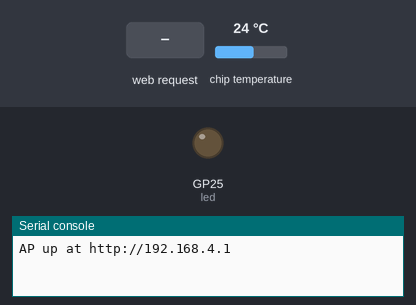
Bench run of a program on a simulated Raspberry Pi Pico running MicroPython. Parts: output pins drawn as LEDs (lit = HIGH), the last lines printed to the serial console. Inputs (shaded band) come from the test bench; at power-on: chip temperature 24 °C. The board's own WiFi access point starts at once.

Above: at 1.2 s.
1.3 s: HTTP request GET /lighton received
At 2.2 s:
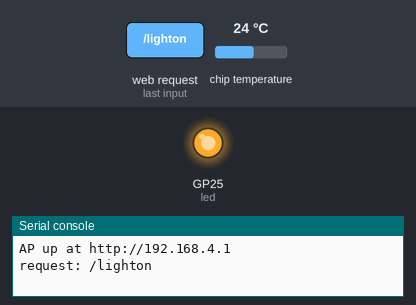
4.3 s: HTTP request GET /lightoff received
At 5.7 s:
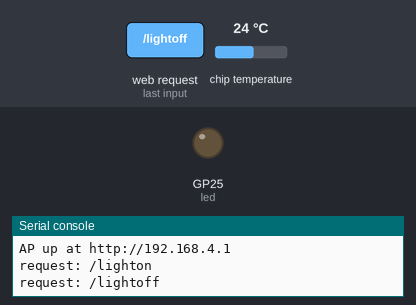
Timing chart, 0 to 7.3 s (numbered marks = the images above; inputs shaded):
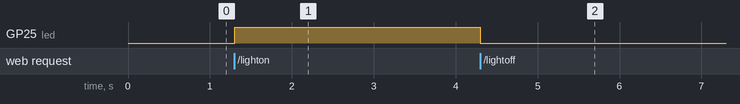

The program:

web_server.py
```python
# Pico W portable wifi server
# brings up the Pico's own wifi network and serves a small html page on port 80
# you can turn the LED on or off, see the temperature, download a test pdf, or shut down

import network
import socket
import machine
import sys
from time import sleep
from tools import read_temperature

SSID = 'PicoW_Server'
PASSWORD = '12345678'

# the onboard LED is wired through the wifi chip on the Pico W
led = machine.Pin("LED", machine.Pin.OUT)


def start_ap():
    # start broadcasting our own wifi network
    ap = network.WLAN(network.AP_IF)
    ap.config(essid=SSID, password=PASSWORD)
    ap.active(True)

    # wait up to 10 seconds for it to actually come up
    tries = 0
    while not ap.active() and tries < 10:
        sleep(1)
        tries += 1

    if not ap.active():
        print("AP did not start")
        sys.exit()

    ip = ap.ifconfig()[0]
    print(f"AP up at http://{ip}")
    return ip


def open_socket():
    # listen on port 80 for HTTP requests
    addr = socket.getaddrinfo('0.0.0.0', 80)[0][-1]
    s = socket.socket()
    s.setsockopt(socket.SOL_SOCKET, socket.SO_REUSEADDR, 1)
    s.bind(addr)
    s.listen(1)
    return s


def build_page(temp, state):
    # the main html page the browser will show
    return f"""<!DOCTYPE html>
<html>
<head><title>Pico W</title></head>
<body>
<h1>Pico W Server</h1>
<form action="/lighton"><input type="submit" value="LED On"></form>
<form action="/lightoff"><input type="submit" value="LED Off"></form>
<form action="/pdf/test.pdf"><input type="submit" value="Test PDF"></form>
<form action="/close"><input type="submit" value="Shutdown"></form>
<p>LED: {state} | Temp: {temp:.2f}C</p>
</body>
</html>"""


def send_pdf(client, filename):
    # try to open the file - if it isn't there, send a 404 back
    try:
        f = open(filename, 'rb')
    except OSError:
        client.send(b'HTTP/1.0 404 Not Found\r\nContent-Type: text/html\r\n\r\n')
        client.send(b'<h1>404 - file not found</h1>')
        return

    # send the headers, then send the file 1024 bytes at a time
    client.send(b'HTTP/1.0 200 OK\r\nContent-Type: application/pdf\r\n\r\n')
    chunk = f.read(1024)
    while chunk:
        client.send(chunk)
        chunk = f.read(1024)
    f.close()


def serve(conn):
    state = 'OFF'
    led.off()

    while True:
        # wait for a browser to connect
        client, addr = conn.accept()

        try:
            # read what they sent - 1024 bytes is plenty for a GET request
            req = client.recv(1024).decode()
            # the first line looks like:  GET /lighton HTTP/1.1
            # we want the part between the first two spaces
            parts = req.split(' ')
            if len(parts) < 2:
                continue
            path = parts[1]
            # if there's a ?query at the end, cut it off
            if '?' in path:
                path = path.split('?')[0]

            print("request:", path)

            if path == '/favicon.ico':
                # browsers always ask for this, we don't have one
                client.send(b'HTTP/1.0 404 Not Found\r\n\r\n')
            elif path == '/lighton':
                led.on()
                state = 'ON'
                temp = read_temperature()
                client.send(b'HTTP/1.0 200 OK\r\nContent-Type: text/html\r\n\r\n')
                client.send(build_page(temp, state).encode())
            elif path == '/lightoff':
                led.off()
                state = 'OFF'
                temp = read_temperature()
                client.send(b'HTTP/1.0 200 OK\r\nContent-Type: text/html\r\n\r\n')
                client.send(build_page(temp, state).encode())
            elif path == '/close':
                client.send(b'HTTP/1.0 200 OK\r\nContent-Type: text/html\r\n\r\n')
                client.send(b'<html><body><h1>Shutting down...</h1></body></html>')
                client.close()
                break
            elif path.startswith('/pdf/'):
                # path looks like "/pdf/test.pdf" - cut off the "/pdf/" part
                filename = path[5:]
                send_pdf(client, filename)
            else:
                # anything else just shows the main page
                temp = read_temperature()
                client.send(b'HTTP/1.0 200 OK\r\nContent-Type: text/html\r\n\r\n')
                client.send(build_page(temp, state).encode())

        except Exception as e:
            print("error:", e)
        finally:
            client.close()

    conn.close()
    print("server stopped")


# main - start the AP and run the server until someone hits Shutdown
start_ap()
serve(open_socket())
```

tools.py
```python
import machine

# the internal temperature sensor lives on ADC channel 4
sensor = machine.ADC(4)


def read_temperature():
    # convert the 16-bit reading to a voltage between 0 and 3.3V
    raw = sensor.read_u16()
    volts = raw * 3.3 / 65535
    # formula from the datasheet
    return 27 - (volts - 0.706) / 0.001721
```

Measured:
- after the input at 1.3 s, GP25 (led): LOW → HIGH at once
- after the input at 4.3 s, GP25 (led): HIGH → LOW at once
